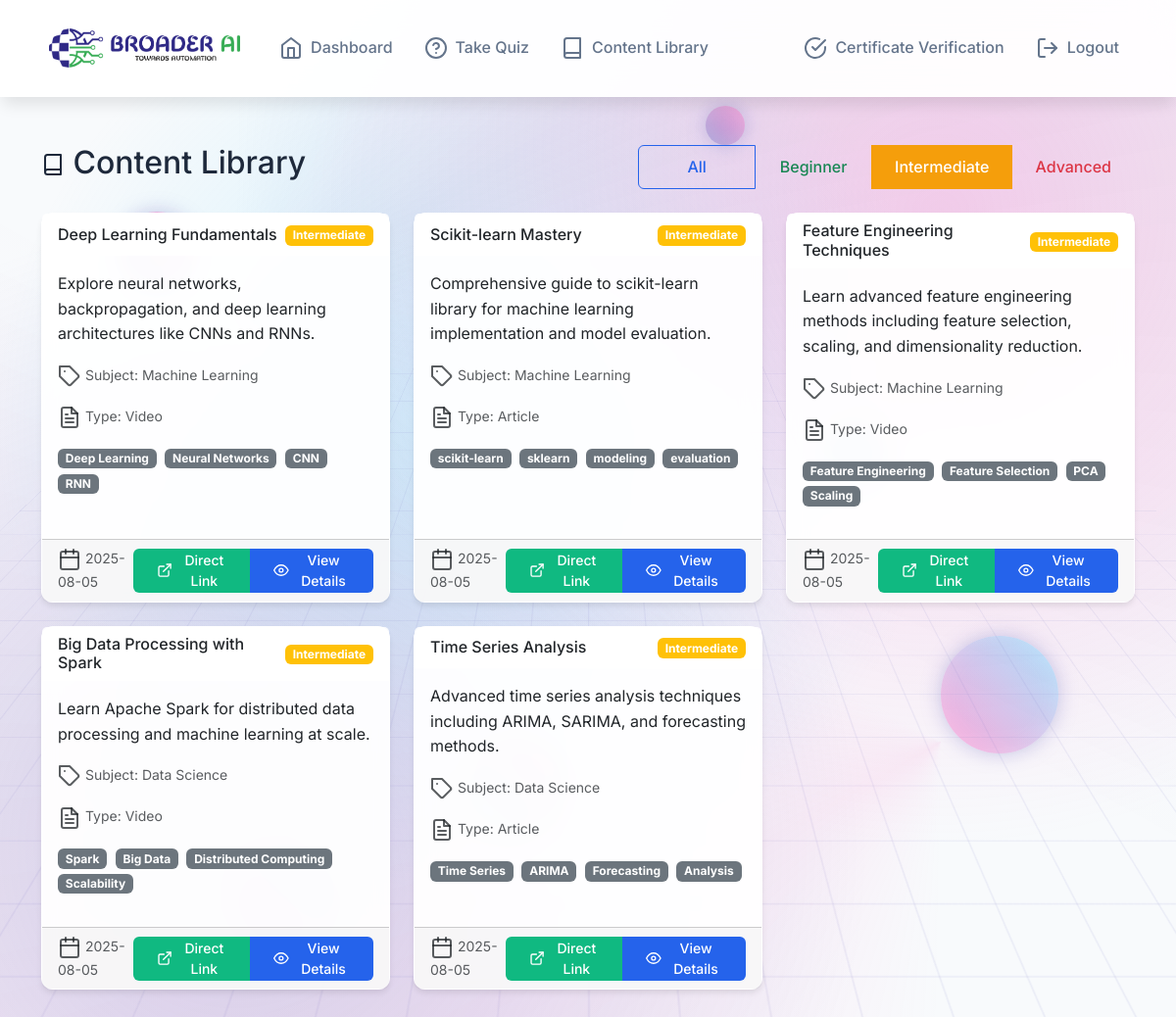
/content?difficulty=intermediate (signed in), run on the app's committed database.
### models.py (models this page shows)
class Content(db.Model):
    id = db.Column(db.Integer, primary_key=True)
    title = db.Column(db.String(200), nullable=False)
    description = db.Column(db.Text, nullable=False)
    content_type = db.Column(db.String(50), nullable=False)  # 'article', 'video', 'exercise'
    difficulty_level = db.Column(db.String(50), nullable=False)  # 'beginner', 'intermediate', 'advanced'
    subject = db.Column(db.String(100), nullable=False)
    tags = db.Column(db.Text)  # JSON string of tags
    content_url = db.Column(db.String(500), nullable=True)  # Direct link to content
    created_at = db.Column(db.DateTime, default=datetime.utcnow)
    quiz_questions = db.relationship('QuizQuestion', backref='content', lazy=True)

### routes.py (the view)
@app.route('/content')
@login_required
def content():
    difficulty_filter = request.args.get('difficulty', 'all')
    content_mgr = get_content_manager()
    if difficulty_filter == 'all':
        content_list = content_mgr.get_all_content()
    else:
        content_list = content_mgr.get_content_by_difficulty(difficulty_filter)
    return render_template('content.html',
                         content_list=content_list,
                         current_filter=difficulty_filter)

### app.py (called while the page is built)
@login_manager.user_loader
def load_user(user_id):
    from models import User
    return User.query.get(int(user_id))

@app.template_filter('from_json')
def from_json_filter(s):
    try:
        return json.loads(s) if s else []
    except (json.JSONDecodeError, TypeError):
        return []

### content_manager.py (called while the page is built)
def get_content_manager():
    global content_manager
    if content_manager is None:
        content_manager = ContentManager()
    return content_manager

    def get_content_by_difficulty(self, difficulty_level):
        return Content.query.filter_by(difficulty_level=difficulty_level).all()

### templates/content.html (shortened to what this page needs)
{% extends "base.html" %}
{% block content %}
<div class="row">
    <div class="col-12">
        <div class="d-flex justify-content-between align-items-center mb-4">
            <h2>
                <i data-feather="book"></i>
                Content Library
            </h2>
            <div class="btn-group" role="group">
                <a href="{{ url_for('content', difficulty='all') }}" class="btn btn-{{ 'primary' if current_filter == 'all' else 'outline-primary' }}">
                    All
                </a>
                <a href="{{ url_for('content', difficulty='beginner') }}" class="btn btn-{{ 'success' if current_filter == 'beginner' else 'outline-success' }}">
                    Beginner
                </a>
                <a href="{{ url_for('content', difficulty='intermediate') }}" class="btn btn-{{ 'warning' if current_filter == 'intermediate' else 'outline-warning' }}">
                    Intermediate
                </a>
                <a href="{{ url_for('content', difficulty='advanced') }}" class="btn btn-{{ 'danger' if current_filter == 'advanced' else 'outline-danger' }}">
                    Advanced
                </a>
            </div>
        </div>
    </div>
</div>
<div class="row">
    {% for content in content_list %}
    <div class="col-md-6 col-lg-4 mb-4">
        <div class="card h-100">
            <div class="card-header">
                <div class="d-flex justify-content-between align-items-center">
                    <h6 class="mb-0">{{ content.title }}</h6>
                    <div>
                        <span class="badge bg-{{ 'success' if content.difficulty_level == 'beginner' else 'warning' if content.difficulty_level == 'intermediate' else 'danger' }}">
                            {{ content.difficulty_level.title() }}
                        </span>
                    </div>
                </div>
            </div>
            <div class="card-body">
                <p class="card-text">{{ content.description }}</p>
                <div class="mb-3">
                    <small class="text-muted">
                        <i data-feather="tag"></i>
                        Subject: {{ content.subject }}
                    </small>
                </div>
                <div class="mb-3">
                    <small class="text-muted">
                        <i data-feather="file-text"></i>
                        Type: {{ content.content_type.title() }}
                    </small>
                </div>
                {% if content.tags %}
                <div class="mb-3">
                    {% for tag in content.tags|from_json %}
                    <span class="badge bg-secondary me-1">{{ tag }}</span>
                    {% endfor %}
                </div>
                {% endif %}
            </div>
            <div class="card-footer">
                <div class="d-flex justify-content-between align-items-center">
                    <small class="text-muted">
                        <i data-feather="calendar"></i>
                        {{ content.created_at.strftime('%Y-%m-%d') }}
                    </small>
                    <div class="btn-group" role="group">
                        {% if content.content_url %}
                        <a href="{{ content.content_url }}" class="btn btn-success btn-sm" target="_blank">
                            <i data-feather="external-link"></i>
                            Direct Link
                        </a>
                        {% endif %}
                        <a href="{{ url_for('view_content', content_id=content.id) }}" class="btn btn-primary btn-sm">
                            <i data-feather="eye"></i>
                            View Details
                        </a>
                    </div>
                </div>
            </div>
        </div>
    </div>
    {% endfor %}
</div>
{% endblock %}

### templates/base.html (style rules this page uses)
:root { --primary-color: #2563eb; --secondary-color: #64748b; --success-color: #10b981; --warning-color: #f59e0b; --danger-color: #ef4444; --gradient-primary: linear-gradient(135deg, #667eea 0%, #764ba2 100%); --gradient-secondary: linear-gradient(135deg, #f093fb 0%, #f5576c 100%); --gradient-accent: linear-gradient(135deg, #4facfe 0%, #00f2fe 100%); --light-bg: #f8fafc; --white: #ffffff; --border-color: #e2e8f0; --text-primary: #1e293b; --text-secondary: #64748b; --shadow-sm: 0 1px 2px 0 rgb(0 0 0 / 0.05); --shadow-md: 0 4px 6px -1px rgb(0 0 0 / 0.1); --shadow-lg: 0 10px 15px -3px rgb(0 0 0 / 0.1); --shadow-xl: 0 20px 25px -5px rgb(0 0 0 / 0.1); }
body { font-family: 'Inter', -apple-system, BlinkMacSystemFont, sans-serif; background: var(--light-bg); color: var(--text-primary); line-height: 1.6; position: relative; overflow-x: hidden; }
body::before { content: ""; position: fixed; top: 0; left: 0; width: 100%; height: 100%; z-index: -3; background: radial-gradient(circle at 20% 80%, rgba(120, 119, 198, 0.3) 0%, transparent 50%), radial-gradient(circle at 80% 20%, rgba(255, 119, 198, 0.3) 0%, transparent 50%), radial-gradient(circle at 40% 40%, rgba(120, 219, 255, 0.3) 0%, transparent 50%); animation: backgroundShift 20s ease-in-out infinite alternate; }
.btn { font-weight: 500; padding: 0.75rem 1.5rem; border-radius: 6px; transition: background-color 0.2s ease, color 0.2s ease; border: none; min-width: 120px; height: 45px; display: inline-flex; align-items: center; justify-content: center; gap: 0.5rem; text-decoration: none; cursor: pointer; }
.btn-primary { background: var(--primary-color); color: white; }
.btn-outline-primary { background: transparent; color: var(--primary-color); border: 1px solid var(--primary-color); }
.btn-success { background: var(--success-color); color: white; }
.btn-warning { background: var(--warning-color); color: white; }
.btn-lg, .btn-sm { font-weight: 500; padding: 0.75rem 1.5rem; border-radius: 6px; transition: background-color 0.2s ease, color 0.2s ease; border: none; min-width: 120px; height: 45px; display: inline-flex; align-items: center; justify-content: center; gap: 0.5rem; }
.card { background: rgba(255, 255, 255, 0.95); border: 1px solid rgba(255, 255, 255, 0.3); border-radius: 12px; box-shadow: var(--shadow-md); backdrop-filter: blur(10px); }
.card-header { background: rgba(255, 255, 255, 0.8); border-bottom: 1px solid rgba(255, 255, 255, 0.3); font-weight: 600; backdrop-filter: blur(10px); }

### data on the page
Content: title "Deep Learning Fundamentals", difficulty_level "Intermediate", description "Explore neural networks, backpropagation, and deep learning architectures like CNNs and RNNs.", subject "Machine Learning", content_type "Video", tags "Deep Learning" "Neural Networks" "CNN" "RNN", created_at "2025-08-05"
Content: title "Scikit-learn Mastery", difficulty_level "Intermediate", description "Comprehensive guide to scikit-learn library for machine learning implementation and model evaluation.", subject "Machine Learning", content_type "Article", tags "scikit-learn" "sklearn" "modeling" "evaluation", created_at "2025-08-05"
Content: title "Feature Engineering Techniques", difficulty_level "Intermediate", description "Learn advanced feature engineering methods including feature selection, scaling, and dimensionality reduction.", subject "Machine Learning", content_type "Video", tags "Feature Engineering" "Feature Selection" "PCA" "Scaling", created_at "2025-08-05"
Content: title "Big Data Processing with Spark", difficulty_level "Intermediate", description "Learn Apache Spark for distributed data processing and machine learning at scale.", subject "Data Science", content_type "Video", tags "Spark" "Big Data" "Distributed Computing" "Scalability", created_at "2025-08-05"
Content: title "Time Series Analysis", difficulty_level "Intermediate", description "Advanced time series analysis techniques including ARIMA, SARIMA, and forecasting methods.", subject "Data Science", content_type "Article", tags "Time Series" "ARIMA" "Forecasting" "Analysis", created_at "2025-08-05"
